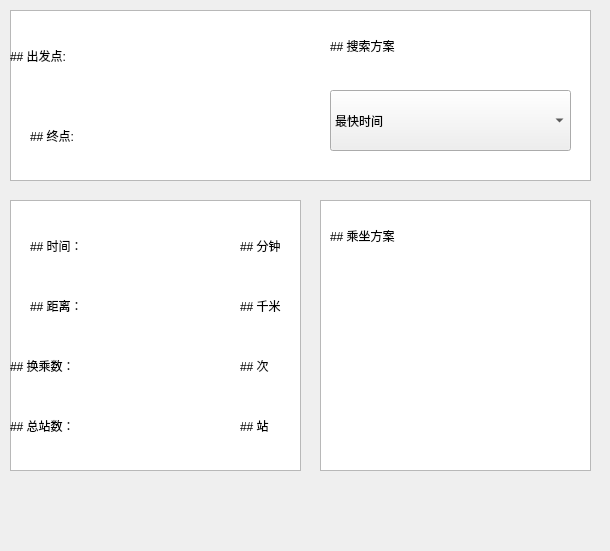
<?xml version="1.0" encoding="UTF-8"?>
<ui version="4.0">
 <class>ResultShow</class>
 <widget class="QMainWindow" name="ResultShow">
  <property name="geometry">
   <rect>
    <x>0</x>
    <y>0</y>
    <width>610</width>
    <height>551</height>
   </rect>
  </property>
  <property name="windowTitle">
   <string>MainWindow</string>
  </property>
  <widget class="QWidget" name="centralwidget">
   <widget class="QLabel" name="label1">
    <property name="geometry">
     <rect>
      <x>10</x>
      <y>10</y>
      <width>101</width>
      <height>91</height>
     </rect>
    </property>
    <property name="styleSheet">
     <string notr="true">QLabel
{
	font: normal normal 14px \&quot;STXingkai\&quot;;
}</string>
    </property>
    <property name="text">
     <string>## 出发点:</string>
    </property>
    <property name="textFormat">
     <enum>Qt::MarkdownText</enum>
    </property>
   </widget>
   <widget class="QLabel" name="startPoint">
    <property name="geometry">
     <rect>
      <x>140</x>
      <y>20</y>
      <width>131</width>
      <height>71</height>
     </rect>
    </property>
    <property name="text">
     <string/>
    </property>
   </widget>
   <widget class="QLabel" name="label1_2">
    <property name="geometry">
     <rect>
      <x>30</x>
      <y>90</y>
      <width>61</width>
      <height>91</height>
     </rect>
    </property>
    <property name="text">
     <string>## 终点:</string>
    </property>
    <property name="textFormat">
     <enum>Qt::MarkdownText</enum>
    </property>
   </widget>
   <widget class="QLabel" name="endPoint">
    <property name="geometry">
     <rect>
      <x>140</x>
      <y>100</y>
      <width>131</width>
      <height>71</height>
     </rect>
    </property>
    <property name="text">
     <string/>
    </property>
   </widget>
   <widget class="QComboBox" name="searchWay">
    <property name="geometry">
     <rect>
      <x>330</x>
      <y>90</y>
      <width>241</width>
      <height>61</height>
     </rect>
    </property>
    <item>
     <property name="text">
      <string>最快时间</string>
     </property>
    </item>
    <item>
     <property name="text">
      <string>最短距离</string>
     </property>
    </item>
    <item>
     <property name="text">
      <string>最少换乘数</string>
     </property>
    </item>
   </widget>
   <widget class="QLabel" name="label1_3">
    <property name="geometry">
     <rect>
      <x>330</x>
      <y>0</y>
      <width>241</width>
      <height>91</height>
     </rect>
    </property>
    <property name="text">
     <string>## 搜索方案</string>
    </property>
    <property name="textFormat">
     <enum>Qt::MarkdownText</enum>
    </property>
   </widget>
   <widget class="QLabel" name="label1_4">
    <property name="geometry">
     <rect>
      <x>30</x>
      <y>200</y>
      <width>61</width>
      <height>91</height>
     </rect>
    </property>
    <property name="styleSheet">
     <string notr="true">label-&gt;setStyleSheet(&quot;background:transparent&quot;)</string>
    </property>
    <property name="text">
     <string>## 时间：</string>
    </property>
    <property name="textFormat">
     <enum>Qt::MarkdownText</enum>
    </property>
   </widget>
   <widget class="QLabel" name="label1_5">
    <property name="geometry">
     <rect>
      <x>30</x>
      <y>260</y>
      <width>61</width>
      <height>91</height>
     </rect>
    </property>
    <property name="styleSheet">
     <string notr="true">label-&gt;setStyleSheet(&quot;background:transparent&quot;)</string>
    </property>
    <property name="text">
     <string>## 距离：</string>
    </property>
    <property name="textFormat">
     <enum>Qt::MarkdownText</enum>
    </property>
   </widget>
   <widget class="QLabel" name="label1_6">
    <property name="geometry">
     <rect>
      <x>10</x>
      <y>320</y>
      <width>101</width>
      <height>91</height>
     </rect>
    </property>
    <property name="text">
     <string>## 换乘数：</string>
    </property>
    <property name="textFormat">
     <enum>Qt::MarkdownText</enum>
    </property>
   </widget>
   <widget class="QLabel" name="label1_7">
    <property name="geometry">
     <rect>
      <x>10</x>
      <y>380</y>
      <width>111</width>
      <height>91</height>
     </rect>
    </property>
    <property name="text">
     <string>## 总站数：</string>
    </property>
    <property name="textFormat">
     <enum>Qt::MarkdownText</enum>
    </property>
   </widget>
   <widget class="QLabel" name="label1_8">
    <property name="geometry">
     <rect>
      <x>330</x>
      <y>190</y>
      <width>101</width>
      <height>91</height>
     </rect>
    </property>
    <property name="text">
     <string>## 乘坐方案</string>
    </property>
    <property name="textFormat">
     <enum>Qt::MarkdownText</enum>
    </property>
   </widget>
   <widget class="QLabel" name="time">
    <property name="geometry">
     <rect>
      <x>110</x>
      <y>210</y>
      <width>131</width>
      <height>71</height>
     </rect>
    </property>
    <property name="text">
     <string/>
    </property>
    <property name="openExternalLinks">
     <bool>false</bool>
    </property>
   </widget>
   <widget class="QLabel" name="distance">
    <property name="geometry">
     <rect>
      <x>110</x>
      <y>260</y>
      <width>131</width>
      <height>71</height>
     </rect>
    </property>
    <property name="text">
     <string/>
    </property>
   </widget>
   <widget class="QLabel" name="exchange">
    <property name="geometry">
     <rect>
      <x>110</x>
      <y>330</y>
      <width>131</width>
      <height>71</height>
     </rect>
    </property>
    <property name="text">
     <string/>
    </property>
   </widget>
   <widget class="QLabel" name="numOfSubway">
    <property name="geometry">
     <rect>
      <x>110</x>
      <y>390</y>
      <width>131</width>
      <height>71</height>
     </rect>
    </property>
    <property name="text">
     <string/>
    </property>
   </widget>
   <widget class="QLabel" name="label1_9">
    <property name="geometry">
     <rect>
      <x>240</x>
      <y>200</y>
      <width>61</width>
      <height>91</height>
     </rect>
    </property>
    <property name="text">
     <string>## 分钟</string>
    </property>
    <property name="textFormat">
     <enum>Qt::MarkdownText</enum>
    </property>
   </widget>
   <widget class="QLabel" name="label1_10">
    <property name="geometry">
     <rect>
      <x>240</x>
      <y>260</y>
      <width>61</width>
      <height>91</height>
     </rect>
    </property>
    <property name="text">
     <string>## 千米</string>
    </property>
    <property name="textFormat">
     <enum>Qt::MarkdownText</enum>
    </property>
   </widget>
   <widget class="QLabel" name="label1_11">
    <property name="geometry">
     <rect>
      <x>240</x>
      <y>320</y>
      <width>61</width>
      <height>91</height>
     </rect>
    </property>
    <property name="text">
     <string>## 次</string>
    </property>
    <property name="textFormat">
     <enum>Qt::MarkdownText</enum>
    </property>
   </widget>
   <widget class="QLabel" name="label1_12">
    <property name="geometry">
     <rect>
      <x>240</x>
      <y>380</y>
      <width>61</width>
      <height>91</height>
     </rect>
    </property>
    <property name="text">
     <string>## 站</string>
    </property>
    <property name="textFormat">
     <enum>Qt::MarkdownText</enum>
    </property>
   </widget>
   <widget class="QTextBrowser" name="textBrowser">
    <property name="geometry">
     <rect>
      <x>10</x>
      <y>10</y>
      <width>581</width>
      <height>171</height>
     </rect>
    </property>
   </widget>
   <widget class="QTextBrowser" name="textBrowser_2">
    <property name="geometry">
     <rect>
      <x>10</x>
      <y>200</y>
      <width>291</width>
      <height>271</height>
     </rect>
    </property>
   </widget>
   <widget class="QTextBrowser" name="textBrowser_3">
    <property name="geometry">
     <rect>
      <x>320</x>
      <y>200</y>
      <width>271</width>
      <height>271</height>
     </rect>
    </property>
   </widget>
   <widget class="QLabel" name="Path">
    <property name="geometry">
     <rect>
      <x>340</x>
      <y>270</y>
      <width>231</width>
      <height>181</height>
     </rect>
    </property>
    <property name="text">
     <string/>
    </property>
   </widget>
   <zorder>textBrowser_3</zorder>
   <zorder>textBrowser_2</zorder>
   <zorder>textBrowser</zorder>
   <zorder>label1</zorder>
   <zorder>startPoint</zorder>
   <zorder>label1_2</zorder>
   <zorder>endPoint</zorder>
   <zorder>searchWay</zorder>
   <zorder>label1_3</zorder>
   <zorder>label1_4</zorder>
   <zorder>label1_5</zorder>
   <zorder>label1_6</zorder>
   <zorder>label1_7</zorder>
   <zorder>label1_8</zorder>
   <zorder>time</zorder>
   <zorder>distance</zorder>
   <zorder>exchange</zorder>
   <zorder>numOfSubway</zorder>
   <zorder>label1_9</zorder>
   <zorder>label1_10</zorder>
   <zorder>label1_11</zorder>
   <zorder>label1_12</zorder>
   <zorder>Path</zorder>
  </widget>
 </widget>
 <resources/>
 <connections/>
</ui>
